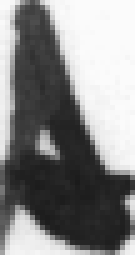
#> input picture custom_model_1/test_images2/test1.png, 27 x 51 px (shown 5 times larger); its folder holds only this picture in this run
$ python preprocess_test_images.py
#> lines starting #> are read from the running program, lines starting #| are printed output that depends on the picture; after the words box and inside, x2 and y2 are one past the last pixel; in counts of white or black regions, pixels touching at a corner belong together
import cv2
import os
from glob import glob


def process_images(input_folder, output_folder):
    # Create output folder if it doesn't exist
#> called with input_folder = 'test_images2', output_folder = 'processed_test_images'
    os.makedirs(output_folder, exist_ok=True)

    # Read all image files in the input folder
    image_paths = glob(os.path.join(input_folder, '*'))

    for image_path in image_paths:
        # Read the image in grayscale
        img = cv2.imread(image_path, cv2.IMREAD_GRAYSCALE)
#> img is the input picture: shape (51, 27); min 27, max 251, mean 135.2
        # Apply Gaussian Blur to reduce high-frequency noise
        blurred = cv2.GaussianBlur(img, (7, 7), 0)
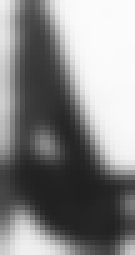
#> blurred: shape (51, 27) (shown 5 times larger); min 32, max 251, mean 133.9

        # Apply adaptive thresholding for binarization
        binary = cv2.adaptiveThreshold(blurred, 255, cv2.ADAPTIVE_THRESH_GAUSSIAN_C,
                                       cv2.THRESH_BINARY, 15, 3)
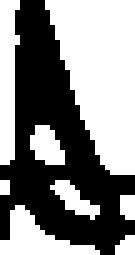
#> binary: shape (51, 27) (shown 5 times larger); 53.2% white; 1 black region

        # Perform morphological operations to clean up noise
        kernel = cv2.getStructuringElement(cv2.MORPH_RECT, (3, 3))
        morph = cv2.morphologyEx(binary, cv2.MORPH_CLOSE, kernel, iterations=1)

        # Remove small specks using contour filtering (optional)
        contours, _ = cv2.findContours(morph, cv2.RETR_EXTERNAL, cv2.CHAIN_APPROX_SIMPLE)
#> contours = 8 contours, 3 with area under 20; largest, box (x1, y1, x2, y2) and area: (9, 0, 27, 35) 386, (0, 41, 20, 51) 67, (0, 0, 4, 33) 67, (6, 25, 13, 33) 29, (10, 36, 20, 44) 24
        cleaned = morph.copy()
        for contour in contours:
            if cv2.contourArea(contour) < 10:  # Filter out small contours (adjust size as needed)
                cv2.drawContours(cleaned, [contour], -1, 0, -1)
#> this loop made 8 passes
#> contour on pass 5: [[0, 36], [0, 38], [1, 38], [1, 36]]
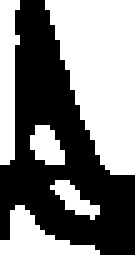
#> cleaned: shape (51, 27) (shown 5 times larger); 50.8% white; 1 black region, box (x1, y1, x2, y2) and area: (0, 0, 27, 51) 678

        # Save the processed image
        file_name = os.path.basename(image_path)
        output_path = os.path.join(output_folder, file_name)
        cv2.imwrite(output_path, cleaned)
        print(f"Processed and saved: {output_path}")


# Input and output folder paths
input_folder = 'test_images2'  # Replace with your input folder path
output_folder = 'processed_test_images'  # Replace with your desired output folder path

# Process images
process_images(input_folder, output_folder)

$ run again, on custom_model_1/test_images2/test13.png
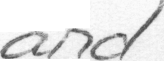
#> input picture custom_model_1/test_images2/test13.png, 164 x 61 px
#> in process_images, img is the input picture: shape (61, 164); min 67, max 255, mean 228.6
#> in process_images, `binary = cv2.adaptiveThreshold(blurred, 255, cv2.ADAPTIVE_THRESH_GAUSS..`:
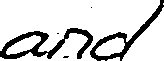
#> binary: shape (61, 164); 83.5% white; 5 black regions (3 under 20 px), largest, box (x1, y1, x2, y2) and area: (0, 28, 93, 59) 941, (90, 0, 164, 61) 697
#> in process_images, `morph = cv2.morphologyEx(binary, cv2.MORPH_CLOSE, kernel, iterations=1)`:
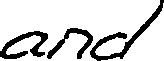
#> morph: shape (61, 164); 83.9% white; 3 black regions
#> contours = 2 contours; box (x1, y1, x2, y2) and area: (0, 0, 160, 61) 7219, (101, 3, 164, 61) 1140
#> the loop in process_images, `for contour in contours:` made 2 passes
